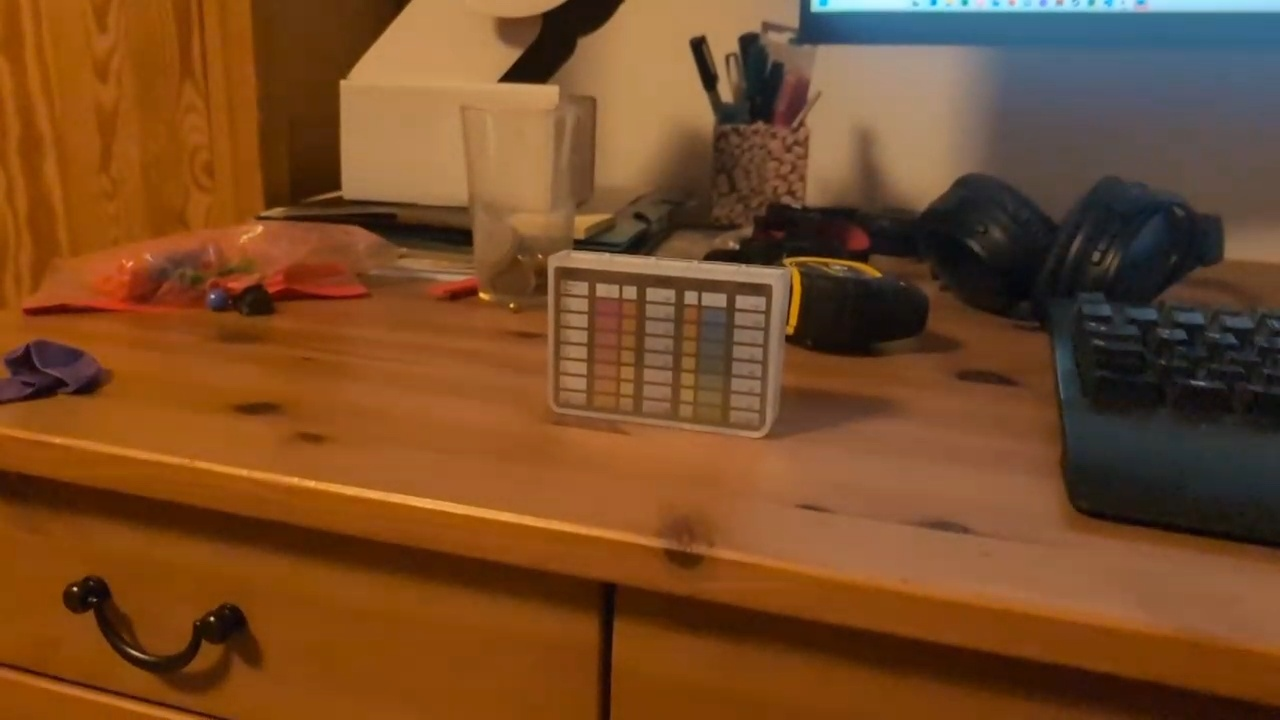
#> input picture raw_001.jpg, 1280 x 720 px, given in place of template02.jpg, which was not available
$ python test_debug_007.py
#> lines starting #> are read from the running program, lines starting #| are printed output that depends on the picture; after the words box and inside, x2 and y2 are one past the last pixel; in counts of white or black regions, pixels touching at a corner belong together; pictures that were not available may be replaced by others from this repository, and a replacement may not be noted
### tracker.py
"""
tracker.py
==========
Messindikator-Tracker: Findet die Messkarte im Kamerabild über ihre Gitterzellen.

Erkennungsstrategie:
  Cell-Cluster: Canny → alle Konturen → kleine rechteckige (= Zellen) sammeln
                → Dichtefilter (Zellen liegen nahe beieinander)
                → minAreaRect der dichten Zellzentren als rotiertes Quad
                → _verify_quad bestätigt Gitterstruktur (HoughLinesP)

Liefert 4 geordnete Eckpunkte (TL, TR, BR, BL) im Frame-Koordinatensystem.
warp() wendet getPerspectiveTransform an und liefert das Kartenbild in exakt
der Template-Größe (inklusive Rotations- und Perspektivkorrektur).

Verwendung:
    tracker   = IndicatorTracker(template_gray)
    stability = QuadStabilityChecker(required_frames=5)

    quad, method = tracker.find(scene_gray)
    if stability.update(quad):
        warped = tracker.warp(frame_bgr, stability.mean_quad())
"""

import cv2
import numpy as np
from typing import List, Optional, Tuple


# ══════════════════════════════════════════════════════════
# Hilfsfunktionen
# ══════════════════════════════════════════════════════════

# [121 lines left out: functions order_quad_corners, detect_card_by_cell_cluster, not called in this run]


# ══════════════════════════════════════════════════════════
# Stabilitätsprüfung
# ══════════════════════════════════════════════════════════

class QuadStabilityChecker:
    """
    Bewertet ob das erkannte Viereck über N aufeinanderfolgende Frames stabil ist.
    Stabilität = max. Eckpunktdrift über die letzten N Frames < max_drift Pixel.
    """

    # [16 lines left out: functions __init__, update, not called in this run]

    def reset(self):
        self._history.clear()

    def progress(self) -> int:
        return len(self._history)

    # [4 lines left out: function mean_quad, not called in this run]


# ══════════════════════════════════════════════════════════
# Haupt-Tracker
# ══════════════════════════════════════════════════════════

class IndicatorTracker:
    """
    Findet die Messkarte über Gitterzell-Clustering.

    find() gibt (quad, method) zurück:
        quad   – (4,2) float32 TL→TR→BR→BL im Frame, oder None
        method – 'cell' | 'none'
    """

    def __init__(self, template_gray: np.ndarray):
        self.template      = template_gray
        h, w               = template_gray.shape[:2]
        self.template_size = (w, h)
        self.aspect_ratio  = max(w, h) / min(w, h)

    # ──────────────────────────────────────────────────────

    # [10 lines left out: function find, not called in this run]

    # ──────────────────────────────────────────────────────

    def _verify_quad(self, scene_gray: np.ndarray, quad: np.ndarray) -> bool:
        """
        Prüft ob die erkannte Region ein Gitter enthält (Falsch-Positiv-Schutz).
        Warpt auf 128x90 und zählt H/V-Linien mit HoughLinesP.
        """
        vw, vh      = 128, 90
        dst_corners = np.float32([[0, 0], [vw, 0], [vw, vh], [0, vh]])
        M      = cv2.getPerspectiveTransform(quad, dst_corners)
        warped = cv2.warpPerspective(scene_gray, M, (vw, vh))

        edges = cv2.Canny(warped, 30, 100)
        lines = cv2.HoughLinesP(edges, 1, np.pi / 180,
                                threshold=15, minLineLength=12, maxLineGap=4)
        if lines is None:
            return False

        h_lines = v_lines = 0
        for line in lines:
            x1, y1, x2, y2 = line[0]
            angle = abs(np.degrees(np.arctan2(y2 - y1, x2 - x1))) % 180
            if angle < 20 or angle > 160:
                h_lines += 1
            elif 70 < angle < 110:
                v_lines += 1

        return h_lines >= 20 and v_lines >= 4

    # ──────────────────────────────────────────────────────

    # [37 lines left out: functions warp, draw_quad, not called in this run]

### test_debug_007.py
"""Debug raw_007 specifically."""
import cv2, json, numpy as np
from tracker import IndicatorTracker, detect_card_by_cell_cluster

ref     = json.load(open('reference.json', encoding='utf-8'))
#> (reads reference.json from the repository)
ref_img = cv2.imread(ref['image_file'])
#> ref_img is the input picture: shape (720, 1280, 3); mean B, G, R 38, 74.4, 119.1
tmpl    = cv2.cvtColor(ref_img, cv2.COLOR_BGR2GRAY)
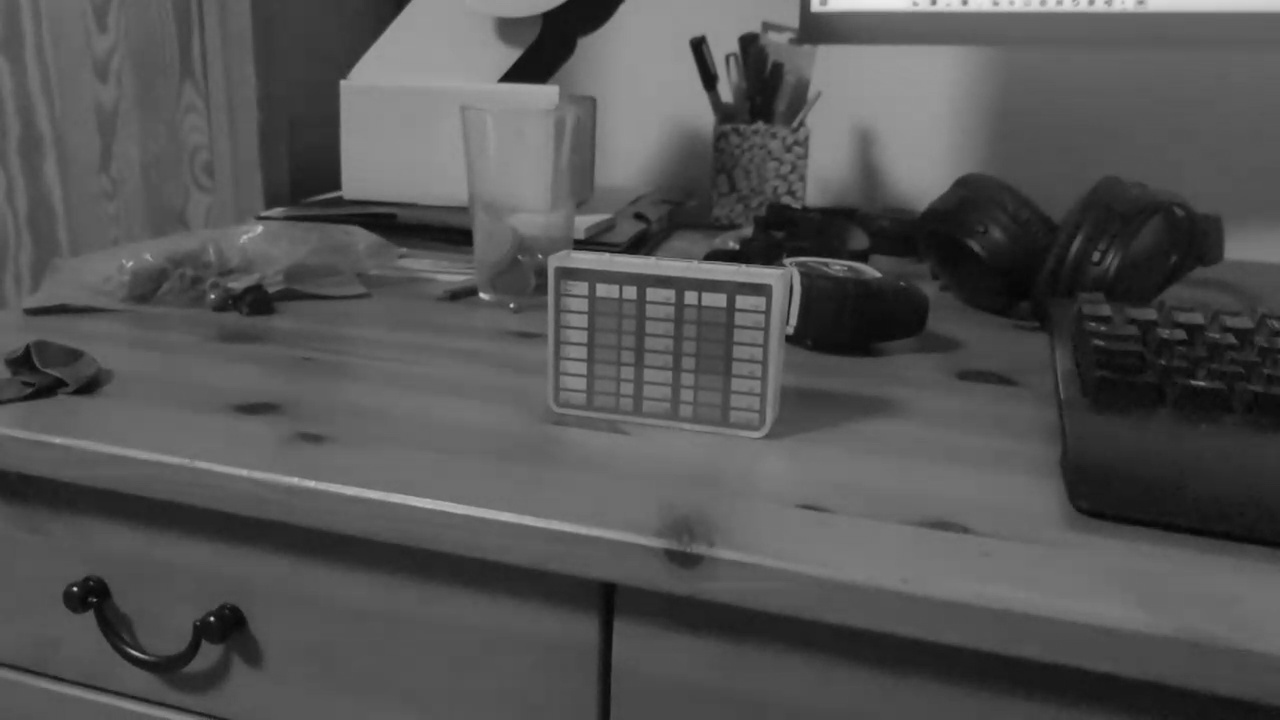
#> tmpl: shape (720, 1280); min 5, max 237, mean 83.6
tracker = IndicatorTracker(tmpl)

frame = cv2.imread('raw_007.jpg')
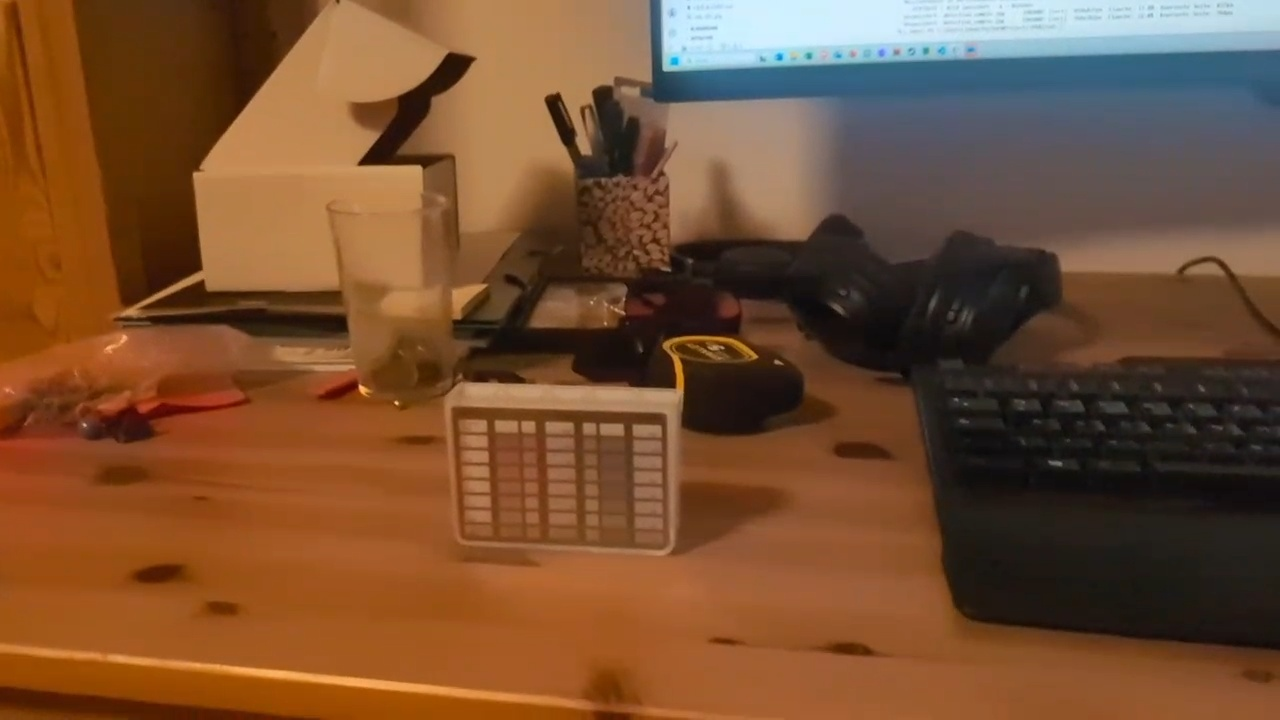
#> input picture raw_007.jpg, 1280 x 720 px
#> frame is the input picture: shape (720, 1280, 3); mean B, G, R 50.8, 79.6, 118.5
gray  = cv2.cvtColor(frame, cv2.COLOR_BGR2GRAY)
fh, fw = gray.shape[:2]
#> fh = 720; fw = 1280
print(f"Frame: {fw}x{fh}")
#| Frame: 1280x720

# Check cell cluster (before verify)
blurred  = cv2.GaussianBlur(gray, (5, 5), 0)
clahe    = cv2.createCLAHE(clipLimit=2.0, tileGridSize=(8, 8))
enhanced = clahe.apply(blurred)
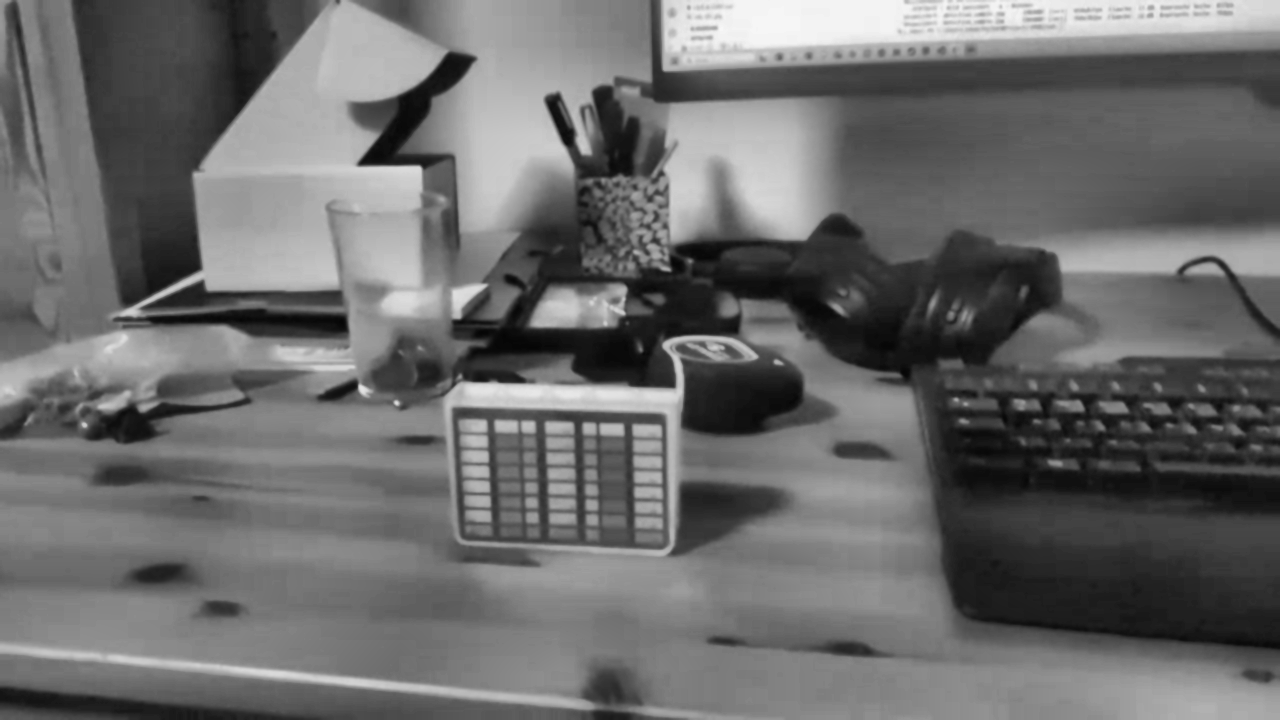
#> enhanced: shape (720, 1280); min 5, max 247, mean 107.2
edges    = cv2.Canny(enhanced, 30, 120)
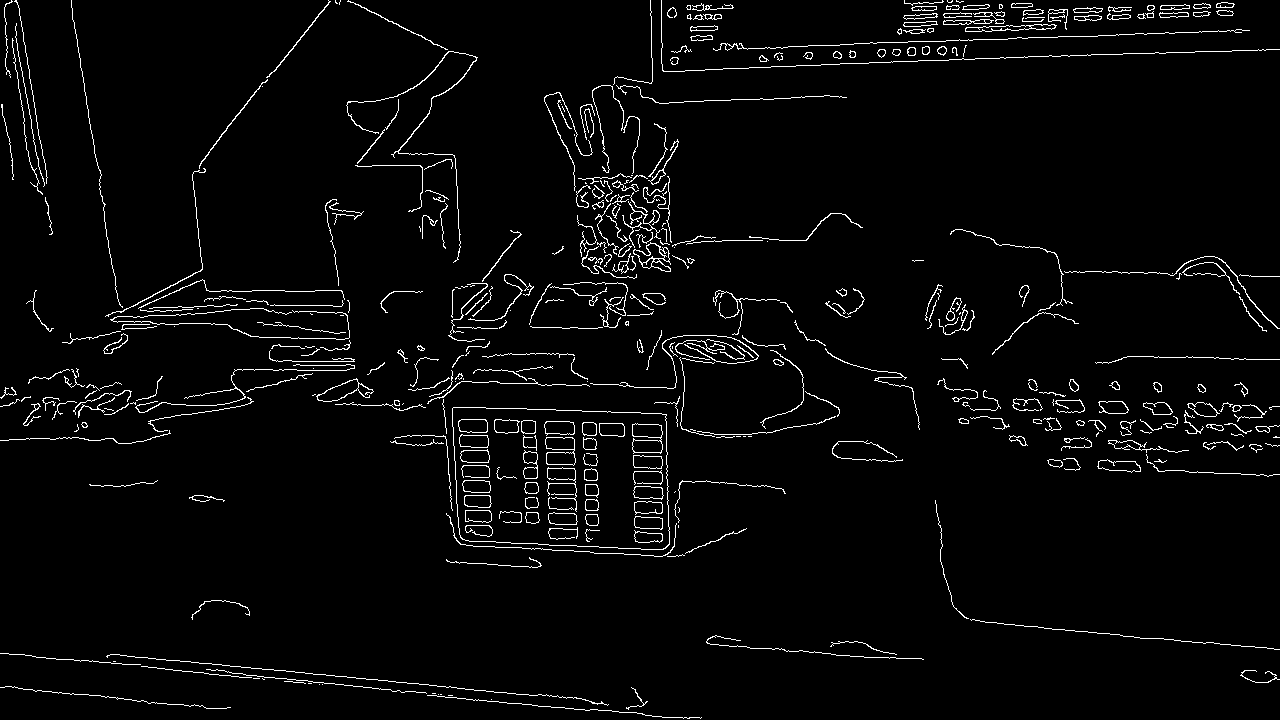
#> edges: shape (720, 1280); 3.2% white in thin lines or dots
contours, _ = cv2.findContours(edges, cv2.RETR_LIST, cv2.CHAIN_APPROX_SIMPLE)
#> contours = 551 contours, 313 with area under 20; largest, box (x1, y1, x2, y2) and area: (452, 407, 670, 550) 28560, (452, 407, 670, 550) 28552, (632, 423, 663, 454) 716, (545, 437, 576, 466) 671, (633, 242, 671, 272) 576
frame_area = fw*fh
#> frame_area = 921600
min_cell = frame_area * 0.0001
#> min_cell = 92.16
max_cell = frame_area * 0.02
#> max_cell = 18432
centers = []
for cnt in contours:
    area = cv2.contourArea(cnt)
    if area < min_cell or area > max_cell: continue
    hull = cv2.convexHull(cnt)
    peri = cv2.arcLength(hull, True)
    if peri < 1: continue
    approx = cv2.approxPolyDP(hull, 0.08 * peri, True)
    if len(approx) != 4: continue
    rbox = cv2.minAreaRect(approx)
    rw_c, rh_c = rbox[1]
    if min(rw_c, rh_c) < 4: continue
    cell_ar = max(rw_c, rh_c) / (min(rw_c, rh_c) + 1e-6)
    if cell_ar > 4.5: continue
    cx, cy = rbox[0]
    centers.append((cx, cy))
#> this loop made 551 passes
#> (area, peri, approx, rbox, rw_c, rh_c, cell_ar, cx) on passes 28, 29, 35: (239.5, 69.12, [[634, 534], [660, 533], [662, 539], [638, 542]], ((648, 537.5), (27.79, 8.15), -2.2), 27.79, 8.15, 3.41, 648), (246, 73.56, [[662, 534], [659, 542], [634, 538], [634, 530]], ((647.4, 536.1), (8.34, 28.28), -81.87), 8.34, 28.28, 3.39, 647.4), (302.5, 74.31, [[634, 518], [659, 517], [662, 527], [636, 527]], ((648, 522.5), (27.62, 10.11), -2.29), 27.62, 10.11, 2.73, 648)
#> after the loop, centers = 68 pairs, first value 472.5 to 1203, second value 222.2 to 537.5

print(f"\nAll cell centers: {len(centers)}")
#| All cell centers: 68

if centers:
    pts = np.array(centers, dtype=np.float32)
#> pts has the same summary as centers
    radius = 80.0
    keep = []
    for i, p in enumerate(pts):
        dists = np.linalg.norm(pts - p, axis=1)
        if int(np.sum(dists < radius)) >= 4:
            keep.append(i)
#> this loop made 68 passes
#> p on passes 1 to 12: [648, 537.5], [647.4, 536.1], [648, 522.5], [648, 523], [591.5, 519.5], [591.5, 519.5], [562.5, 518.6], [532.3, 516.5], [562.5, 517.5], [532, 517], [478, 515.5], [477.4, 516.9]
#> after the loop, keep = 65 values from 0 to 64
    print(f"Dense cells (>=3 neighbors in 80px): {len(keep)}")
#| Dense cells (>=3 neighbors in 80px): 65
    if keep:
        dense = pts[keep]
#> dense = 65 pairs, first value 472.5 to 1203, second value 405.5 to 537.5
        x, y, cw, ch = cv2.boundingRect(dense.reshape(-1,1,2).astype(np.int32))
#> x = 472; y = 405; cw = 732; ch = 133
        ar = max(cw,ch)/(min(cw,ch)+1e-6)
#> ar = 5.5
        print(f"Dense cluster bbox: {cw}x{ch}  AR={ar:.2f}  (need {tracker.aspect_ratio*0.65:.2f}-{tracker.aspect_ratio*1.35:.2f})")
#| Dense cluster bbox: 732x133  AR=5.50  (need 1.16-2.40)
        # Check verify
        quad = np.float32([[x,y],[x+cw,y],[x+cw,y+ch],[x,y+ch]])
#> quad = [[472, 405], [1204, 405], [1204, 538], [472, 538]]
        ok = tracker._verify_quad(gray, quad)
#> in _verify_quad, `M      = cv2.getPerspectiveTransform(quad, dst_corners)`: M = [[0.175, 1.27e-17, -82.54], [4.72e-17, 0.677, -274.1], [1.08e-19, -2.09e-19, 1]]
#> in _verify_quad, `warped = cv2.warpPerspective(scene_gray, M, (vw, vh))`:
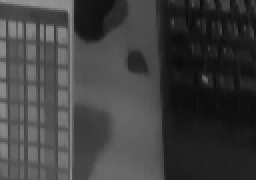
#> warped: shape (90, 128) (shown 2 times larger); min 10, max 151, mean 63.4
#> in _verify_quad, `edges = cv2.Canny(warped, 30, 100)`:
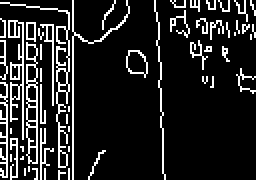
#> edges: shape (90, 128) (shown 2 times larger); 13.8% white in thin lines or dots
#> in _verify_quad, `lines = cv2.HoughLinesP(edges, 1, np.pi / 180, threshold=15, minLineLe..`: lines = 37 rows, first 6: [36, 89, 36, 0], [11, 79, 11, 11], [17, 11, 18, 81], [79, 11, 80, 55], [29, 89, 29, 52], [2, 10, 2, 42]
#> the loop in _verify_quad, `for line in lines:` made 37 passes
#> (x1, y1, x2, y2, angle) on passes 1 to 12: (36, 89, 36, 0, 90), (11, 79, 11, 11, 90), (17, 11, 18, 81, 89.18), (79, 11, 80, 55, 88.7), (29, 89, 29, 52, 90), (2, 10, 2, 42, 90), (5, 49, 6, 32, 86.63), (2, 59, 3, 88, 88.03), (20, 89, 20, 18, 90), (13, 3, 33, 5, 5.71), (34, 35, 34, 20, 90), (8, 88, 8, 69, 90)
#> after the loop in _verify_quad, `for line in lines:`: h_lines = 11; v_lines = 26
#> ok = False
        print(f"_verify_quad: {ok}")
#| _verify_quad: False
